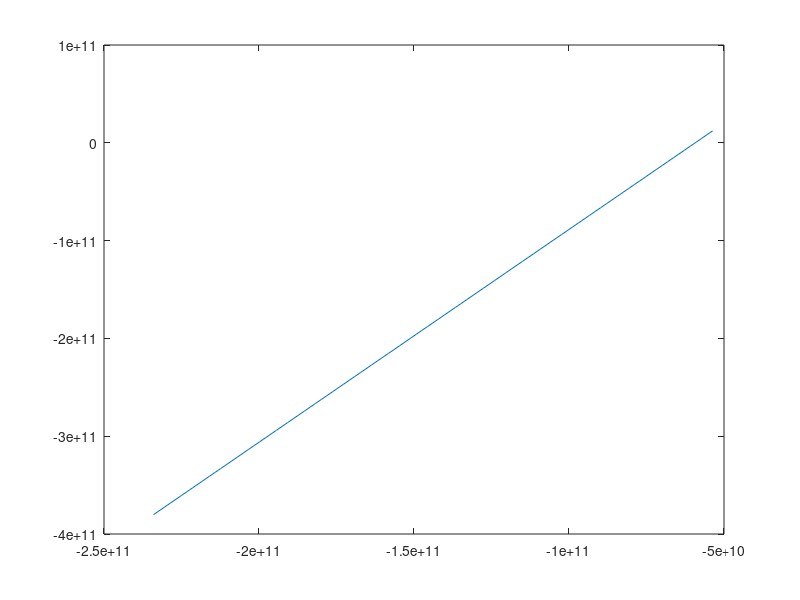

Here is the MATLAB script that generated this plot:
% Initialize the workspace
clear all
close all

% Constants
G = 6.67E-11;
M_sun = 1.99E30;
AU = 149597870700;

% Initial Astronomical Data
m_mercury = 3.302E23;                                   % kg
x0_mercury = (-3.589070923093208E-01)*AU;               % m
y0_mercury = (8.140221586479408E-02)*AU;                % m
r0_mercury = sqrt((x0_mercury^2)+(y0_mercury^2));       % m
vx0_mercury = (-1.205489207680449E-02)*AU;              % m/day
vy0_mercury = (-2.623106213623277E-02)*AU;              % m/day

% Initialize
x_mercury = [];
x_mercury(1) = x0_mercury;
y_mercury = [];
y_mercury(1) = y0_mercury;
vx_mercury = [];
vx_mercury(1) = vx0_mercury;
vy_mercury = [];
vy_mercury(1) = vy0_mercury;
dt = 1; % day
N = 100;

for t = 1:N
  vx_mercury(t+dt) = vx_mercury(t) + dt*((-G*M_sun)/(((x_mercury(t))^2)+((y_mercury(t))^2))^(3/2))*x_mercury(t);
  x_mercury(t+dt) = x_mercury(t) + dt*vx_mercury(t);
  vy_mercury(t+dt) = vy_mercury(t) + dt*((-G*M_sun)/(((x_mercury(t))^2)+((y_mercury(t))^2))^(3/2))*y_mercury(t);
  y_mercury(t+dt) = y_mercury(t) + dt*vy_mercury(t);
end

plot(x_mercury,y_mercury)
